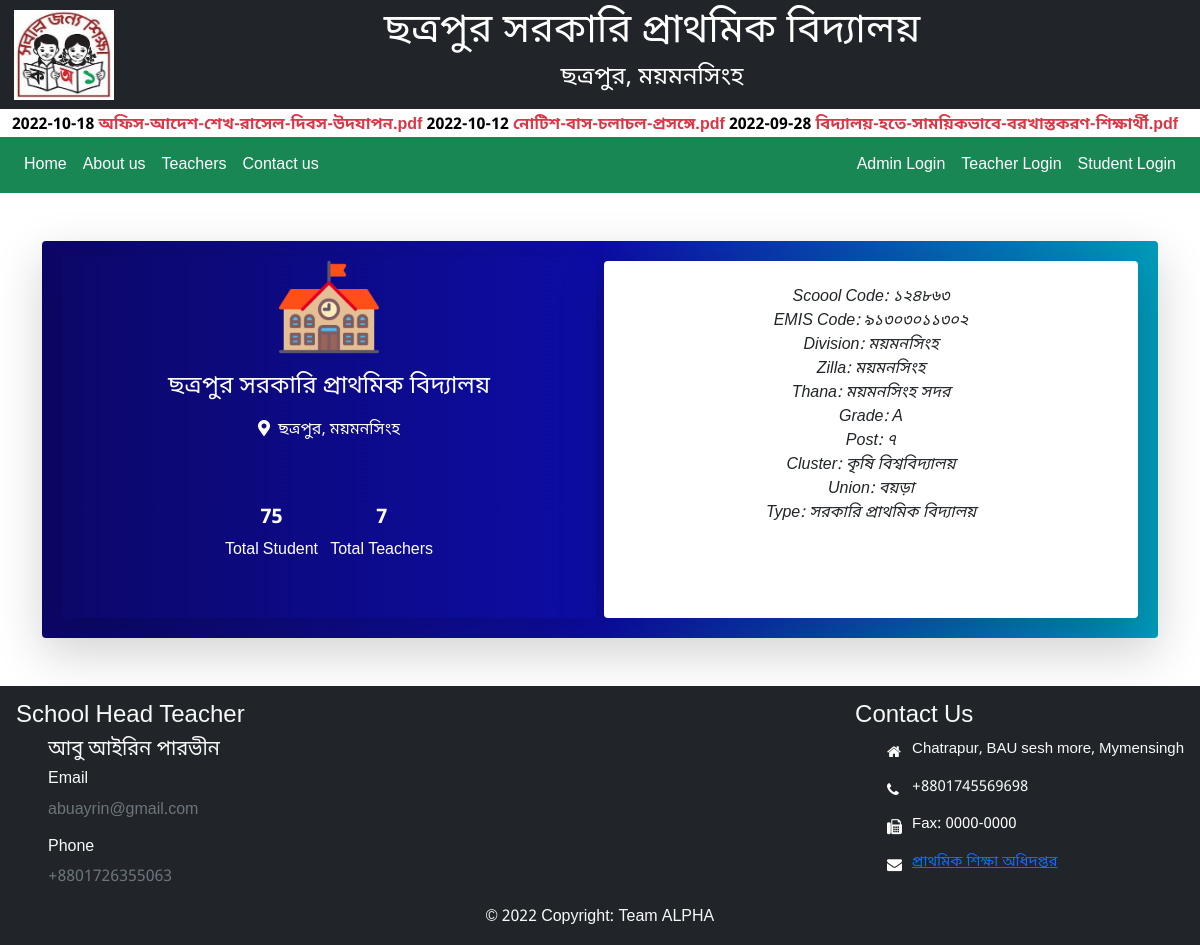
The app's page /about/about.php with its own data.
### tables this page shows
CREATE TABLE `school` (
  `sn` int(11) NOT NULL,
  `name` varchar(50) NOT NULL,
  `short_loc` varchar(50) NOT NULL,
  `school_code` varchar(20) NOT NULL,
  `emis` varchar(20) NOT NULL,
  `division` varchar(50) DEFAULT NULL,
  `zilla` varchar(50) DEFAULT NULL,
  `thana` varchar(50) DEFAULT NULL,
  `cluster` varchar(50) DEFAULT NULL,
  `union` varchar(50) DEFAULT NULL,
  `type` varchar(50) DEFAULT NULL,
  `grade` varchar(10) DEFAULT NULL,
  `post` varchar(10) DEFAULT NULL
);

CREATE TABLE `notice` (
  `sn` int(11) NOT NULL,
  `date` date NOT NULL,
  `pdf_name` varchar(50) NOT NULL
);

CREATE TABLE `teacher_main` (
  `sn` int(11) NOT NULL,
  `class_teacher` int(11) NOT NULL,
  `pin` bigint(20) DEFAULT NULL,
  `name` varchar(50) NOT NULL,
  `designation` varchar(15) DEFAULT NULL,
  `phone` varchar(20) DEFAULT NULL,
  `address` varchar(100) DEFAULT NULL,
  `email` varchar(50) DEFAULT NULL,
  `gender` varchar(10) DEFAULT NULL,
  `active` varchar(10) DEFAULT NULL,
  `dob` date DEFAULT NULL,
  `jdate` date DEFAULT NULL,
  `password` varchar(20) NOT NULL,
  `image` longblob DEFAULT NULL
);

### about/about.php (the view, shortened to what this page needs)
<!DOCTYPE html>
<html lang="en">
<head>
    <link rel="stylesheet" href="https://cdn.jsdelivr.net/npm/bootstrap@4.0.0/dist/css/bootstrap.min.css">
    <link href="https://cdnjs.cloudflare.com/ajax/libs/font-awesome/5.13.0/css/all.min.css" rel="stylesheet">
    <link href="https://cdnjs.cloudflare.com/ajax/libs/font-awesome/5.13.0/css/all.min.css" rel="stylesheet">
</head>
<body>
    <?php include '../partial/headNav.php';    ?>
    <?php
    $sql = "SELECT COUNT(*) FROM teacher_main";
    $result = mysqli_query($conn, $sql);
    $row = mysqli_fetch_array($result);
    $teacher_total = $row[0];
    ?>
    <?php
    $sql = "SELECT COUNT(*) FROM student_main";
    $result = mysqli_query($conn, $sql);
    $row = mysqli_fetch_array($result);
    $student_total = $row[0];
    ?>
    <div class="container mt-5">
        <?php
        $sql = "SELECT * FROM school";
        $result = mysqli_query($conn, $sql);
        while ($row = $result->fetch_assoc()) {
        ?>
            <div class="d-flex p-3 shadow-lg rounded overflow-hidden" style="border-radius:20px;background: rgb(12,7,103);background: linear-gradient(90deg, rgba(12,7,103,1) 0%, rgba(13,13,166,1) 50%, rgba(0,154,185,1) 100%);">
                <div class="p-4 pt-0 m-1 mt-0 shadow-lg text-center text-white" style="width:50%;">
                    <div>
                        <img src="img/school.png" class="img-fluid" alt="Sample image" style="height: 100px;">
                    </div>
                    <h4 class="my-3"><?php echo $row['name']; ?></h4>
                    <p class=""> <i class="fas fa-map-marker-alt mr-2"></i><?php echo $row['short_loc']; ?></p>
                    <ul class="list-inline">
                        <li class="list-inline-item mt-5">
                            <h5 class="font-weight-bold d-block"><?php echo $student_total ?></h5>
                            <p class="text">Total Student</p>
                        </li>
                        <li class="list-inline-item mt-5">
                            <h5 class="font-weight-bold d-block"><?php echo $teacher_total ?></h5>
                            <p class="text"> Total Teachers</p>
                        </li>
                    </ul>
                </div>
                <div class="p-4 m-1 shadow-lg bg-white rounded text-center" style="width:50%;">
                    <p class="font-italic m-0">Scoool Code: <?php echo $row['school_code']; ?></p>
                    <p class="font-italic m-0">EMIS Code: <?php echo $row['emis']; ?></p>
                    <p class="font-italic m-0">Division: <?php echo $row['division']; ?></p>
                    <p class="font-italic m-0">Zilla: <?php echo $row['zilla']; ?></p>
                    <p class="font-italic m-0">Thana: <?php echo $row['thana']; ?></p>
                    <p class="font-italic mb-0">Grade: <?php echo $row['grade']; ?></p>
                    <p class="font-italic mb-0">Post: <?php echo $row['post']; ?></p>
                    <p class="font-italic mb-0">Cluster: <?php echo $row['cluster']; ?></p>
                    <p class="font-italic mb-0">Union: <?php echo $row['union']; ?></p>
                    <p class="font-italic mb-0">Type: <?php echo $row['type']; ?></p>
                </div>
            </div>
        <?php
        }
        ?>
    </div>
    <div>
        <?php include '../partial/footer.php';
        ?>
    </div>
</body>
</html>

### partial/headNav.php (shortened to what this page needs)
<!DOCTYPE html>
<html lang="en">
<head>
    <link href="https://cdn.jsdelivr.net/npm/bootstrap@5.1.3/dist/css/bootstrap.min.css" rel="stylesheet">
</head>
<body>
    <?php
    include 'connection.php';
    ?>
    <?php
    $sql = "SELECT * FROM school";
    $result = mysqli_query($conn, $sql);
    while ($row = $result->fetch_assoc()) {
    ?>
        <div class="container-fluid pt-2 pb-2 bg-dark text-white text-center">
            <div class="log" style="float: left; padding:2px">
                <img src="../img/logo.jpg" alt="logo not found" width="100" height="90">
            </div>
            <h1><?php echo $row['name']; ?></h1>
            <h4><?php echo $row['short_loc']; ?></h4>
        </div>
    <?php
    }
    ?>
    <?php
    $sql = "SELECT * FROM notice order by date DESC LIMIT 3";
    $result = $conn->query($sql);
    ?>
    <div class="container-fluid bg-body pt-1">
        <div class="news">
            <marquee class="news-content">
                <?php
                while ($row = $result->fetch_assoc()) {
                ?>
                    <p3 style="color: black;">
                        <b>
                            <?php echo $row['date']; ?>
                        </b>
                    </p3>
                    <p3><b>
                            <a class="link-danger text-decoration-none" href="../adminDash/storeNotice/<?php echo $row['pdf_name']; ?>"><?php echo $row['pdf_name']; ?></a>
                        </b>
                    </p3>
                <?php
                }
                ?>
            </marquee>
        </div>
    </div>
    <nav class="navbar navbar-expand bg-success navbar-dark">
        <div class="container-fluid">
            <ul class="navbar-nav">
                <li class="nav-item">
                    <a class="nav-link active" href="../home/homePage.php">Home</a>
                </li>
                <li class="nav-item">
                    <a class="nav-link active" href="../about/about.php">About us</a>
                </li>
                <li class="nav-item">
                    <a class="nav-link active" href="../teacherDetails/teacherDetails.php">Teachers</a>
                </li>
                <li class="nav-item">
                    <a class="nav-link active" href="../feedback/index.php">Contact us</a>
                </li>
            </ul>
            <ul class="navbar-nav">
                <li class="nav-item">
                    <a class="nav-link active" href="../adminLogin/login.php">Admin Login</a>
                </li>
                <li class="nav-item">
                    <a class="nav-link active" href="../teacherLogin/login.php">Teacher Login</a>
                </li>
                <li class="nav-item">
                    <a class="nav-link active" href="../studentLogin/login.php">Student Login</a>
                </li>
            </ul>
        </div>
    </nav>
</body>
</html>

### partial/footer.php (shortened to what this page needs)
<!DOCTYPE html>
<html lang="en">
<head>
    <link href="https://cdn.jsdelivr.net/npm/bootstrap@5.1.3/dist/css/bootstrap.min.css" rel="stylesheet">
    <link rel="stylesheet" href="../fontawsome/css/font-awesome.min.css">
</head>
<body>
    <footer class="bg-dark mt-5 p-3 text-light">
        <div style="display: flex;justify-content: space-between;">
            <div>
                <?php
                $sql = "SELECT * FROM teacher_main WHERE `designation`='Head' OR `designation`='প্রধান শিক্ষক'";
                $result = mysqli_query($conn, $sql);
                while ($row = $result->fetch_assoc()) {
                ?>
                    <h4>School Head Teacher</h4>
                    <ul class="info-list">
                        <h5 class="mt-2"><?php echo $row['name']; ?></h5>
                        <h6>Email</h6>
                        <p class="text-muted"><?php echo $row['email']; ?></p>
                        <h6>Phone</h6>
                        <p class="text-muted"><?php echo $row['phone']; ?></p>
                    </ul>
                <?php
                }
                ?>
            </div>
            <div>
                <h4>Contact Us</h4>
                <ul class="info-list">
                    <li><i class="fa fa-home" style="color: white;"></i>Chatrapur, BAU sesh more, Mymensingh</li>
                    <li><i class="fa fa-phone" style="color: white;"></i>+8801745569698</li>
                    <li><i class="fa fa-fax" style="color: white;"></i><a style="color: white;">Fax: 0000-0000</a></li>
                    <li><i class="fa fa-envelope" style="color: white;"></i><a href="http://www.dpe.gov.bd/">প্রাথমিক শিক্ষা অধিদপ্তর</a></li>
                </ul>
            </div>
        </div>
        <div class="text-center">
            © 2022 Copyright: Team ALPHA
        </div>
    </footer>
</body>
</html>

### partial/headNav.php (style rules this page uses)
* { font-family: 'Noto Sans Bengali', sans-serif; }
.news-content { color: red; }

### partial/footer.php (style rules this page uses)
.info-list li { position: relative; display: block; font-size: 15px; padding: 0px 0px 0px 25px; margin-bottom: 15px; }
.info-list li i { position: absolute; left: 0px; top: 6px; color: white; }

### records on screen
school: name "ছত্রপুর সরকারি প্রাথমিক বিদ্যালয়", short_loc "ছত্রপুর, ময়মনসিংহ", student_total "75", teacher_total "7", school_code "১২৪৮৬৩", emis "৯১৩০৩০১১৩০২", division "ময়মনসিংহ", zilla "ময়মনসিংহ", thana "ময়মনসিংহ সদর", grade "A", post "৭", cluster "কৃষি বিশ্ববিদ্যালয়", union "বয়ড়া", type "সরকারি প্রাথমিক বিদ্যালয়"
notice: date "2022-10-18", pdf_name "অফিস-আদেশ-শেখ-রাসেল-দিবস-উদযাপন.pdf"
notice: date "2022-10-12", pdf_name "নোটিশ-বাস-চলাচল-প্রসঙ্গে.pdf"
notice: date "2022-09-28", pdf_name "বিদ্যালয়-হতে-সাময়িকভাবে-বরখাস্তকরণ-শিক্ষার্থী.pdf"
teacher_main: name "আবু আইরিন পারভীন", email "abuayrin@gmail.com", phone "+8801726355063"
